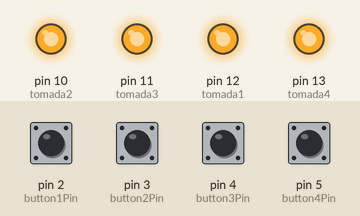
This sketch was run on a simulated Arduino Uno, built with avr-gcc and run on an emulated ATmega328P. Shown: output pins drawn as LEDs (lit = HIGH). The inputs (shaded band) are chosen by the test bench; at power-on: pin 2 (button1Pin), pin 3 (button2Pin), pin 4 (button3Pin), pin 5 (button4Pin) HIGH.

Above: at 1.2 s.
1.3 s: pin 2 (button1Pin) pulled LOW for 0.15 s
At 1.37 s:
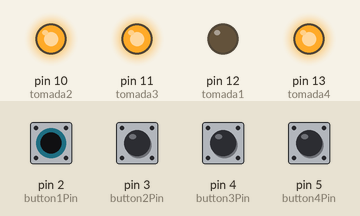
2.9 s: pin 3 (button2Pin) pulled LOW for 0.15 s
At 2.97 s:
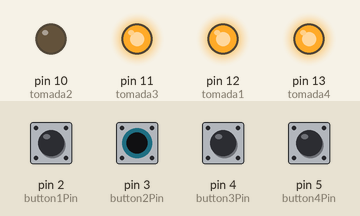
4.5 s: pin 4 (button3Pin) pulled LOW for 0.15 s
At 4.57 s:
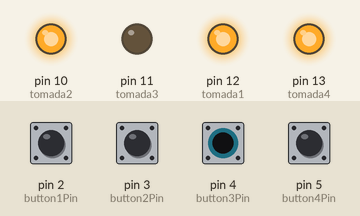
6.1 s: pin 5 (button4Pin) pulled LOW for 0.15 s
At 6.17 s:
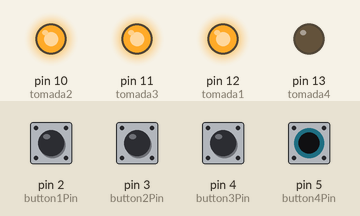
Timing chart, 0 to 8.7 s (numbered marks = the images above; inputs shaded):
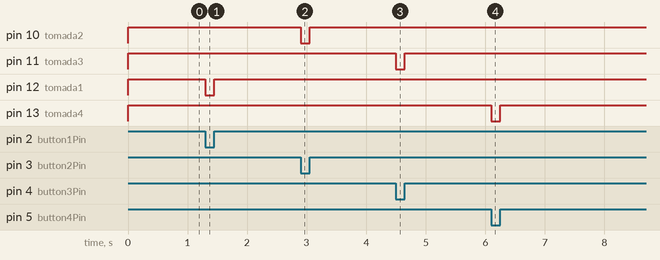

Measured:
- after the input at 1.3 s, pin 12 (tomada1): HIGH → LOW at once, → HIGH 0.15 s later
- after the input at 2.9 s, pin 10 (tomada2): HIGH → LOW at once, → HIGH 0.15 s later
- after the input at 4.5 s, pin 11 (tomada3): HIGH → LOW at once, → HIGH 0.15 s later
- after the input at 6.1 s, pin 13 (tomada4): HIGH → LOW at once, → HIGH 0.15 s later

The sketch:

quiz_oficina_s_jose.ino
```cpp
const int button1Pin = 2;
const int button2Pin = 3;
const int button3Pin = 4;
const int button4Pin = 5;
const int tomada1 = 12;
const int tomada2 = 10;
const int tomada3 = 11;
const int tomada4 = 13;

int button1State, button2State, button3State, button4State;

void setup() {
  Serial.begin(9600);
  pinMode(tomada1, OUTPUT);
  pinMode(tomada2, OUTPUT);
  pinMode(tomada3, OUTPUT);
  pinMode(tomada4, OUTPUT);
  pinMode(button1Pin, INPUT_PULLUP);
  pinMode(button2Pin, INPUT_PULLUP);
  pinMode(button3Pin, INPUT_PULLUP);
  pinMode(button4Pin, INPUT_PULLUP);
}

void loop() {

  button1State = digitalRead(button1Pin);
  button2State = digitalRead(button2Pin);
  button3State = digitalRead(button3Pin);
  button4State = digitalRead(button4Pin);

// Stuff for debugging
//  Serial.print((button1State == HIGH) ? "HIGH" : "LOW");
//  Serial.print("\t");
//  Serial.print((button2State == HIGH) ? "HIGH" : "LOW");
//  Serial.print("\t");
//  Serial.print((button3State == HIGH) ? "HIGH" : "LOW");
//  Serial.print("\t");
//  Serial.print((button4State == HIGH) ? "HIGH" : "LOW");
//  Serial.print("\n");

  // check if the pushbutton is pressed (LOW in our case).
  while (button1State == LOW){
    digitalWrite(tomada1, LOW);
    button1State = digitalRead(button1Pin);
  }
  digitalWrite(tomada1, HIGH);

  while (button2State == LOW){
    digitalWrite(tomada2, LOW);
    button2State = digitalRead(button2Pin);
  }
  digitalWrite(tomada2, HIGH);

  while (button3State == LOW){
    digitalWrite(tomada3, LOW);
    button3State = digitalRead(button3Pin);
  }
  digitalWrite(tomada3, HIGH);

  while (button4State == LOW){
    digitalWrite(tomada4, LOW);
    button4State = digitalRead(button4Pin);
  }

  digitalWrite(tomada4, HIGH);

}
```
